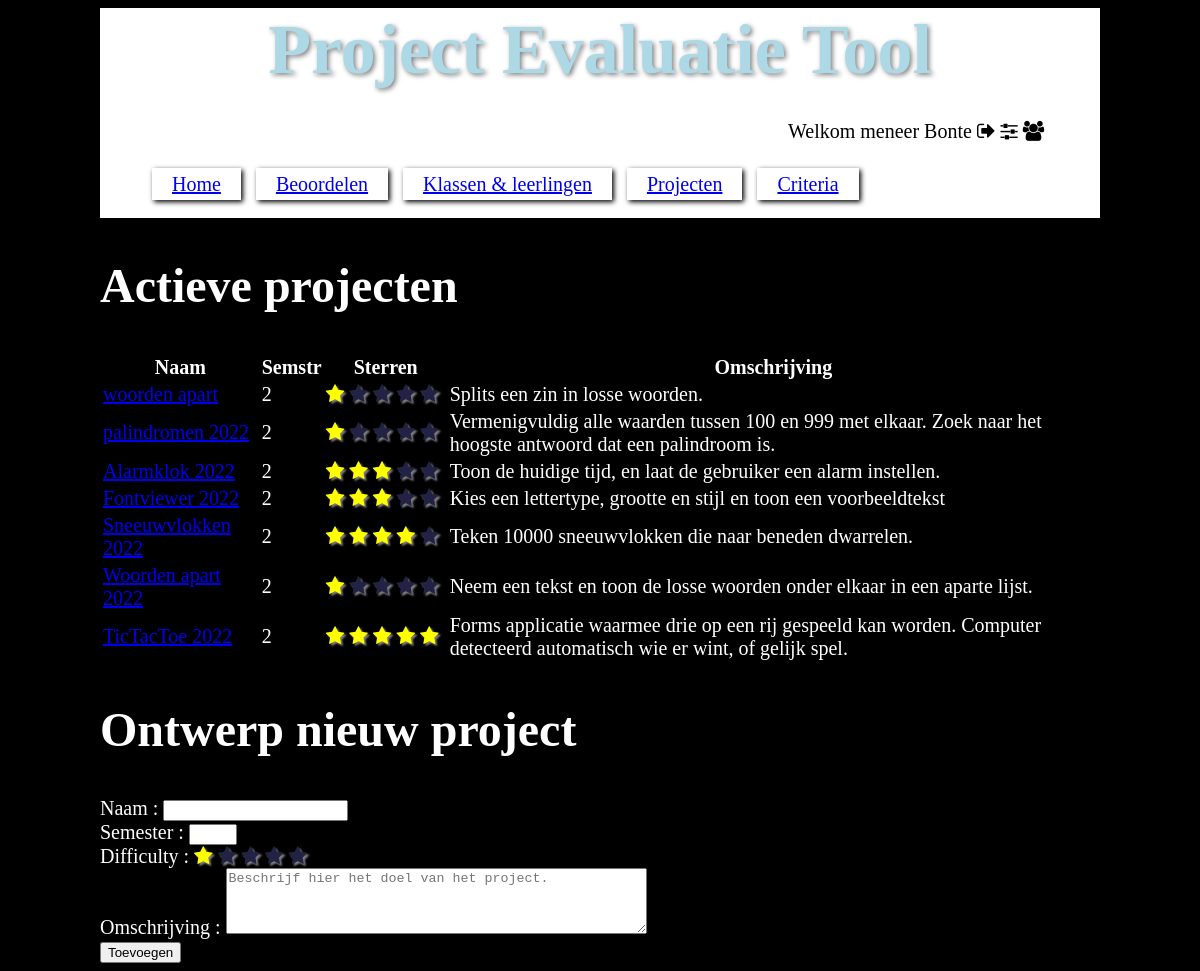
The app's page /projecten.php (signed in) with its own data.
### tables this page shows
CREATE TABLE `project` (
  `id` int(11) NOT NULL AUTO_INCREMENT,
  `naam` varchar(45) NOT NULL,
  `semester` tinyint(1) NOT NULL,
  `sterren` tinyint(1) NOT NULL,
  `omschrijving` varchar(200) NOT NULL,
  `actief` tinyint(1) NOT NULL DEFAULT '1' COMMENT 'Kan dit project al dan niet toegewezen worden aan studenten?\nIs het lesmateriaal compleet. Zijn de opdrachten duidelijk. Is het nivo van het project in lijn met de capaciteiten van de klas?',
  `blauwdruk` tinyint(1) NOT NULL DEFAULT '0' COMMENT 'Kan dit project gebruikt worden als blauwdruk voor vergelijkbare projecten.\nDit project zal waarschijnlijk dan niet actief zijn, en kan niet gebruikt worden voor beoordelingen.\nVan alle projecten kan natuurlijk een kopie gemaakt worden als basis voor een nieuw project.',
  PRIMARY KEY (`id`)
);

### common/projects.php (the view, shortened to what this page needs)
<?php
require_once "common/form_gen.php";
require_once "common/criteria.php";
?>
<?php
function print_active_projects()
{
	global $database;
	$query  = 	"SELECT project.id, project.naam, project.omschrijving, project.semester, project.sterren, project.actief, project.blauwdruk, (MAX(leerlingnummer) IS NOT NULL) as gebruikt ".
				"FROM project LEFT JOIN beoordeling ON groepid=project.id ".
				"WHERE project.actief=1 ".
				"GROUP BY project.id, project.naam, project.omschrijving, project.semester, project.sterren, project.actief, project.blauwdruk";
?>
	<h2>Actieve projecten</h2>
	<table>
		<tr><th>Naam</th><th>Semstr</th><th width="120px">Sterren</th><th>Omschrijving</th></tr>
<?php
	try {
		$stmt = $database->query($query);
		while ($record = $stmt->fetch(PDO::FETCH_ASSOC))
		{
			print_project_short($record);
		}
	}
	catch (Exception $ex)
	{
		debug_error("Failed to read projects because ", $ex);
	}
	print "</table>";
}
function print_project_short($record)
{
	$id = $record["id"];
	$name = $record["naam"];
	$semester = $record["semester"];
	$stars = $record["sterren"];
	$description = $record["omschrijving"];
	$edit = $record["gebruikt"]?"":"&edit";
?>
	<tr>
		<td><a href="project.php?id=<?=$id?><?=$edit?>"><?=$name?></a></td>
		<td><?=$semester?></td>
		<td>
<?php
	print_stars($stars);
?></td>
		<td><?=$description?></td>
	</tr>
<?php
}
?>
<?php
function print_add_project_form()
{
?>
	<h2>Ontwerp nieuw project</h2>
	<form>
		Naam : <input type="text" name="name" /><br />
		Semester : <input type="number" name="semester" min="1" max="8" /><br />
		Difficulty : <input type="hidden" name="stars" value="1" min="1" max="5" />
		<br />Omschrijving : <textarea name="description" rows="4" cols="50" placeholder="Beschrijf hier het doel van het project."></textarea><br />
		<input type="submit" name="add_project" value="Toevoegen" />
	</form>
<?php
}
?>

### common/form_gen.php (shortened to what this page needs)
?><input type="checkbox" name="<?=$name?>" <?=$checked?> /><?php
function print_stars($checked, $field = null)
{
	$js = "";
	echo "<span onmouseleave=\"update_star_size(0)\">";
	for ($i=0;$i<5;$i++)
	{
		if ($field) {
			$value = $i+1;
			$js = "onmouseover=\"update_star_size($value)\" onclick=\"update_star('$field', $value)\" name=\"sterretje_$value\"";
		}
		$yellow = "";
		if ($i<$checked)
		{
			$yellow = "checked";
		}
		echo "<span class=\"fa fa-star $yellow\" $js></span>\n\r";
	}
	echo "</span>";
}
?>

### styles/style.css (style rules this page uses)
html { font-size: 15pt; background-color: black; color: white; }
body { width: 1000px; margin-left: auto; margin-right: auto; }
h1 { font-size: 300%; }
h2 { font-size: 240%; }
div#navbar { background-color: white; padding: 2px; }
div#navbar h1 { font-size: 350%; color: lightblue; text-shadow: 2px 2px 5px gray; text-align: center; margin: 0px; }
div#navbar p { width: 300px; padding: 10px; color: black; margin-left: auto; }
div#navbar ul li { display: inline; width: 300px; padding: 5px; padding-left:20px; padding-right:20px; box-shadow: 2px 2px 5px black; margin-left: 10px; }
.fa { color: black; }
.fa-star { text-shadow: 2px 2px 2px gray; transition: 0.3s; color: #224; }
.checked { color: yellow; }

### records on screen
project: naam "woorden apart", semester "2", sterren 1 (drawn), omschrijving "Splits een zin in losse woorden."
project: naam "palindromen 2022", semester "2", sterren 1 (drawn), omschrijving "Vermenigvuldig alle waarden tussen 100 en 999 met elkaar. Zoek naar het hoogste antwoord dat een palindroom is."
project: naam "Alarmklok 2022", semester "2", sterren 3 (drawn), omschrijving "Toon de huidige tijd, en laat de gebruiker een alarm instellen."
project: naam "Fontviewer 2022", semester "2", sterren 3 (drawn), omschrijving "Kies een lettertype, grootte en stijl en toon een voorbeeldtekst"
project: naam "Sneeuwvlokken 2022", semester "2", sterren 4 (drawn), omschrijving "Teken 10000 sneeuwvlokken die naar beneden dwarrelen."
project: naam "Woorden apart 2022", semester "2", sterren 1 (drawn), omschrijving "Neem een tekst en toon de losse woorden onder elkaar in een aparte lijst."
project: naam "TicTacToe 2022", semester "2", sterren 5 (drawn), omschrijving "Forms applicatie waarmee drie op een rij gespeeld kan worden. Computer detecteerd automatisch wie er wint, of gelijk spel."
